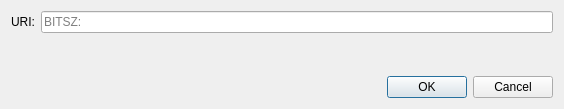
<?xml version="1.0" encoding="UTF-8"?>
<ui version="4.0">
 <class>OpenURIDialog</class>
 <widget class="QDialog" name="OpenURIDialog">
  <property name="geometry">
   <rect>
    <x>0</x>
    <y>0</y>
    <width>564</width>
    <height>109</height>
   </rect>
  </property>
  <property name="windowTitle">
   <string>Open BITSZ URI</string>
  </property>
  <layout class="QVBoxLayout" name="verticalLayout">
   <item>
    <layout class="QHBoxLayout" name="horizontalLayout">
     <item>
      <widget class="QLabel" name="label">
       <property name="text">
        <string>URI:</string>
       </property>
      </widget>
     </item>
     <item>
      <widget class="QValidatedLineEdit" name="uriEdit">
       <property name="placeholderText">
        <string notr="true">BITSZ:</string>
       </property>
      </widget>
     </item>
    </layout>
   </item>
   <item>
    <spacer name="verticalSpacer">
     <property name="orientation">
      <enum>Qt::Vertical</enum>
     </property>
     <property name="sizeHint" stdset="0">
      <size>
       <width>20</width>
       <height>40</height>
      </size>
     </property>
    </spacer>
   </item>
   <item>
    <widget class="QDialogButtonBox" name="buttonBox">
     <property name="orientation">
      <enum>Qt::Horizontal</enum>
     </property>
     <property name="standardButtons">
      <set>QDialogButtonBox::Cancel|QDialogButtonBox::Ok</set>
     </property>
    </widget>
   </item>
  </layout>
 </widget>
 <customwidgets>
  <customwidget>
   <class>QValidatedLineEdit</class>
   <extends>QLineEdit</extends>
   <header>qt/qvalidatedlineedit.h</header>
  </customwidget>
 </customwidgets>
 <resources/>
 <connections>
  <connection>
   <sender>buttonBox</sender>
   <signal>accepted()</signal>
   <receiver>OpenURIDialog</receiver>
   <slot>accept()</slot>
   <hints>
    <hint type="sourcelabel">
     <x>248</x>
     <y>254</y>
    </hint>
    <hint type="destinationlabel">
     <x>157</x>
     <y>274</y>
    </hint>
   </hints>
  </connection>
  <connection>
   <sender>buttonBox</sender>
   <signal>rejected()</signal>
   <receiver>OpenURIDialog</receiver>
   <slot>reject()</slot>
   <hints>
    <hint type="sourcelabel">
     <x>316</x>
     <y>260</y>
    </hint>
    <hint type="destinationlabel">
     <x>286</x>
     <y>274</y>
    </hint>
   </hints>
  </connection>
 </connections>
</ui>
